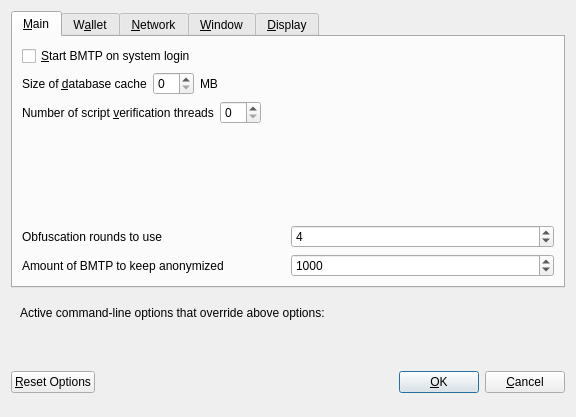
<?xml version="1.0" encoding="UTF-8"?>
<ui version="4.0">
 <class>OptionsDialog</class>
 <widget class="QDialog" name="OptionsDialog">
  <property name="geometry">
   <rect>
    <x>0</x>
    <y>0</y>
    <width>576</width>
    <height>417</height>
   </rect>
  </property>
  <property name="windowTitle">
   <string>Options</string>
  </property>
  <property name="modal">
   <bool>true</bool>
  </property>
  <layout class="QVBoxLayout" name="verticalLayout">
   <item>
    <widget class="QTabWidget" name="tabWidget">
     <property name="currentIndex">
      <number>0</number>
     </property>
     <widget class="QWidget" name="tabMain">
      <attribute name="title">
       <string>&amp;Main</string>
      </attribute>
      <layout class="QVBoxLayout" name="verticalLayout_Main">
       <item>
        <widget class="QCheckBox" name="bitcoinAtStartup">
         <property name="toolTip">
          <string>Automatically start BMTP after logging in to the system.</string>
         </property>
         <property name="text">
          <string>&amp;Start BMTP on system login</string>
         </property>
        </widget>
       </item>
       <item>
        <layout class="QHBoxLayout" name="horizontalLayout_2_Main">
         <item>
          <widget class="QLabel" name="databaseCacheLabel">
           <property name="text">
            <string>Size of &amp;database cache</string>
           </property>
           <property name="textFormat">
            <enum>Qt::PlainText</enum>
           </property>
           <property name="buddy">
            <cstring>databaseCache</cstring>
           </property>
          </widget>
         </item>
         <item>
          <widget class="QSpinBox" name="databaseCache"/>
         </item>
         <item>
          <widget class="QLabel" name="databaseCacheUnitLabel">
           <property name="text">
            <string>MB</string>
           </property>
           <property name="textFormat">
            <enum>Qt::PlainText</enum>
           </property>
          </widget>
         </item>
         <item>
          <spacer name="horizontalSpacer_2_Main">
           <property name="orientation">
            <enum>Qt::Horizontal</enum>
           </property>
           <property name="sizeHint" stdset="0">
            <size>
             <width>40</width>
             <height>20</height>
            </size>
           </property>
          </spacer>
         </item>
        </layout>
       </item>
       <item>
        <layout class="QHBoxLayout" name="horizontalLayout_3_Main">
         <item>
          <widget class="QLabel" name="threadsScriptVerifLabel">
           <property name="text">
            <string>Number of script &amp;verification threads</string>
           </property>
           <property name="textFormat">
            <enum>Qt::PlainText</enum>
           </property>
           <property name="buddy">
            <cstring>threadsScriptVerif</cstring>
           </property>
          </widget>
         </item>
         <item>
          <widget class="QSpinBox" name="threadsScriptVerif">
           <property name="toolTip">
            <string>(0 = auto, &lt;0 = leave that many cores free)</string>
           </property>
          </widget>
         </item>
         <item>
          <spacer name="horizontalSpacer_3_Main">
           <property name="orientation">
            <enum>Qt::Horizontal</enum>
           </property>
           <property name="sizeHint" stdset="0">
            <size>
             <width>40</width>
             <height>20</height>
            </size>
           </property>
          </spacer>
         </item>
        </layout>
       </item>
       <item>
        <spacer name="verticalSpacer_Main">
         <property name="orientation">
          <enum>Qt::Vertical</enum>
         </property>
         <property name="sizeHint" stdset="0">
          <size>
           <width>20</width>
           <height>40</height>
          </size>
         </property>
        </spacer>
       </item>
       <item>
        <layout class="QHBoxLayout" name="horizontalLayout_4_Main">
         <item>
          <widget class="QLabel" name="label">
           <property name="toolTip">
            <string>This setting determines the amount of individual masternodes that an input will be anonymized through.&lt;br/&gt;More rounds of anonymization gives a higher degree of privacy, but also costs more in fees.</string>
           </property>
           <property name="text">
            <string>Obfuscation rounds to use</string>
           </property>
          </widget>
         </item>
         <item>
          <widget class="QSpinBox" name="obfuscationRounds">
           <property name="minimum">
            <number>2</number>
           </property>
           <property name="maximum">
            <number>8</number>
           </property>
           <property name="value">
            <number>4</number>
           </property>
          </widget>
         </item>
        </layout>
       </item>
       <item>
        <layout class="QHBoxLayout" name="horizontalLayout">
         <item>
          <widget class="QLabel" name="label_2">
           <property name="toolTip">
            <string>This amount acts as a threshold to turn off Obfuscation once it's reached.</string>
           </property>
           <property name="statusTip">
            <string notr="true"/>
           </property>
           <property name="whatsThis">
            <string notr="true"/>
           </property>
           <property name="accessibleName">
            <string notr="true"/>
           </property>
           <property name="accessibleDescription">
            <string notr="true"/>
           </property>
           <property name="text">
            <string>Amount of BMTP to keep anonymized</string>
           </property>
          </widget>
         </item>
         <item>
          <widget class="QSpinBox" name="anonymizeBmtp">
           <property name="minimum">
            <number>100</number>
           </property>
           <property name="maximum">
            <number>100000</number>
           </property>
           <property name="singleStep">
            <number>100</number>
           </property>
           <property name="value">
            <number>1000</number>
           </property>
          </widget>
         </item>
        </layout>
       </item>
      </layout>
     </widget>
     <widget class="QWidget" name="tabWallet">
      <attribute name="title">
       <string>W&amp;allet</string>
      </attribute>
      <layout class="QVBoxLayout" name="verticalLayout_Wallet">
       <item>
        <widget class="QGroupBox" name="groupBox">
         <property name="title">
          <string>Expert</string>
         </property>
         <layout class="QVBoxLayout" name="verticalLayout_2">
          <item>
           <widget class="QCheckBox" name="coinControlFeatures">
            <property name="toolTip">
             <string>Whether to show coin control features or not.</string>
            </property>
            <property name="text">
             <string>Enable coin &amp;control features</string>
            </property>
           </widget>
          </item>
          <item>
           <widget class="QCheckBox" name="showMasternodesTab">
            <property name="toolTip">
             <string>Show additional tab listing all your masternodes in first sub-tab&lt;br/&gt;and all masternodes on the network in second sub-tab.</string>
            </property>
            <property name="text">
             <string>Show Masternodes Tab</string>
            </property>
           </widget>
          </item>
          <item>
           <widget class="QCheckBox" name="spendZeroConfChange">
            <property name="toolTip">
             <string>If you disable the spending of unconfirmed change, the change from a transaction&lt;br/&gt;cannot be used until that transaction has at least one confirmation.&lt;br/&gt;This also affects how your balance is computed.</string>
            </property>
            <property name="text">
             <string>&amp;Spend unconfirmed change</string>
            </property>
           </widget>
          </item>
         </layout>
        </widget>
       </item>
       <item>
        <spacer name="verticalSpacer_Wallet">
         <property name="orientation">
          <enum>Qt::Vertical</enum>
         </property>
         <property name="sizeHint" stdset="0">
          <size>
           <width>20</width>
           <height>40</height>
          </size>
         </property>
        </spacer>
       </item>
      </layout>
     </widget>
     <widget class="QWidget" name="tabNetwork">
      <attribute name="title">
       <string>&amp;Network</string>
      </attribute>
      <layout class="QVBoxLayout" name="verticalLayout_Network">
       <item>
        <widget class="QCheckBox" name="mapPortUpnp">
         <property name="toolTip">
          <string>Automatically open the BMTP client port on the router. This only works when your router supports UPnP and it is enabled.</string>
         </property>
         <property name="text">
          <string>Map port using &amp;UPnP</string>
         </property>
        </widget>
       </item>
       <item>
        <widget class="QCheckBox" name="allowIncoming">
         <property name="toolTip">
          <string>Accept connections from outside</string>
         </property>
         <property name="text">
          <string>Allow incoming connections</string>
         </property>
        </widget>
       </item>
       <item>
        <widget class="QCheckBox" name="connectSocks">
         <property name="toolTip">
          <string>Connect to the BMTP network through a SOCKS5 proxy.</string>
         </property>
         <property name="text">
          <string>&amp;Connect through SOCKS5 proxy (default proxy):</string>
         </property>
        </widget>
       </item>
       <item>
        <layout class="QHBoxLayout" name="horizontalLayout_1_Network">
         <item>
          <widget class="QLabel" name="proxyIpLabel">
           <property name="text">
            <string>Proxy &amp;IP:</string>
           </property>
           <property name="textFormat">
            <enum>Qt::PlainText</enum>
           </property>
           <property name="buddy">
            <cstring>proxyIp</cstring>
           </property>
          </widget>
         </item>
         <item>
          <widget class="QValidatedLineEdit" name="proxyIp">
           <property name="minimumSize">
            <size>
             <width>140</width>
             <height>0</height>
            </size>
           </property>
           <property name="maximumSize">
            <size>
             <width>140</width>
             <height>16777215</height>
            </size>
           </property>
           <property name="toolTip">
            <string>IP address of the proxy (e.g. IPv4: 127.0.0.1 / IPv6: ::1)</string>
           </property>
          </widget>
         </item>
         <item>
          <widget class="QLabel" name="proxyPortLabel">
           <property name="text">
            <string>&amp;Port:</string>
           </property>
           <property name="textFormat">
            <enum>Qt::PlainText</enum>
           </property>
           <property name="buddy">
            <cstring>proxyPort</cstring>
           </property>
          </widget>
         </item>
         <item>
          <widget class="QLineEdit" name="proxyPort">
           <property name="minimumSize">
            <size>
             <width>55</width>
             <height>0</height>
            </size>
           </property>
           <property name="maximumSize">
            <size>
             <width>55</width>
             <height>16777215</height>
            </size>
           </property>
           <property name="toolTip">
            <string>Port of the proxy (e.g. 9050)</string>
           </property>
          </widget>
         </item>
         <item>
          <spacer name="horizontalSpacer_1_Network">
           <property name="orientation">
            <enum>Qt::Horizontal</enum>
           </property>
           <property name="sizeHint" stdset="0">
            <size>
             <width>40</width>
             <height>20</height>
            </size>
           </property>
          </spacer>
         </item>
        </layout>
       </item>
       <item>
        <spacer name="verticalSpacer_Network">
         <property name="orientation">
          <enum>Qt::Vertical</enum>
         </property>
         <property name="sizeHint" stdset="0">
          <size>
           <width>20</width>
           <height>40</height>
          </size>
         </property>
        </spacer>
       </item>
      </layout>
     </widget>
     <widget class="QWidget" name="tabWindow">
      <attribute name="title">
       <string>&amp;Window</string>
      </attribute>
      <layout class="QVBoxLayout" name="verticalLayout_Window">
       <item>
        <widget class="QCheckBox" name="minimizeToTray">
         <property name="toolTip">
          <string>Show only a tray icon after minimizing the window.</string>
         </property>
         <property name="text">
          <string>&amp;Minimize to the tray instead of the taskbar</string>
         </property>
        </widget>
       </item>
       <item>
        <widget class="QCheckBox" name="minimizeOnClose">
         <property name="toolTip">
          <string>Minimize instead of exit the application when the window is closed. When this option is enabled, the application will be closed only after selecting Quit in the menu.</string>
         </property>
         <property name="text">
          <string>M&amp;inimize on close</string>
         </property>
        </widget>
       </item>
       <item>
        <spacer name="verticalSpacer_Window">
         <property name="orientation">
          <enum>Qt::Vertical</enum>
         </property>
         <property name="sizeHint" stdset="0">
          <size>
           <width>20</width>
           <height>40</height>
          </size>
         </property>
        </spacer>
       </item>
      </layout>
     </widget>
     <widget class="QWidget" name="tabDisplay">
      <attribute name="title">
       <string>&amp;Display</string>
      </attribute>
      <layout class="QVBoxLayout" name="verticalLayout_Display">
       <item>
        <layout class="QHBoxLayout" name="horizontalLayout_1_Display">
         <item>
          <widget class="QLabel" name="langLabel">
           <property name="text">
            <string>User Interface &amp;language:</string>
           </property>
           <property name="textFormat">
            <enum>Qt::PlainText</enum>
           </property>
           <property name="buddy">
            <cstring>lang</cstring>
           </property>
          </widget>
         </item>
         <item>
          <widget class="QValueComboBox" name="lang">
           <property name="toolTip">
            <string>The user interface language can be set here. This setting will take effect after restarting BMTP.</string>
           </property>
          </widget>
         </item>
        </layout>
       </item>
       <item>
        <widget class="QLabel" name="label_3">
         <property name="toolTip">
          <string notr="true"/>
         </property>
         <property name="statusTip">
          <string notr="true"/>
         </property>
         <property name="whatsThis">
          <string notr="true"/>
         </property>
         <property name="accessibleName">
          <string notr="true"/>
         </property>
         <property name="text">
          <string>Language missing or translation incomplete? Help contributing translations here:
https://www.transifex.com/bmtp-project/bmtp-project-translations</string>
         </property>
         <property name="wordWrap">
          <bool>true</bool>
         </property>
         <property name="openExternalLinks">
          <bool>true</bool>
         </property>
         <property name="textInteractionFlags">
          <set>Qt::TextBrowserInteraction</set>
         </property>
        </widget>
       </item>
       <item>
        <layout class="QHBoxLayout" name="horizontalLayout_4_Display" stretch="0,0">
         <item>
          <widget class="QLabel" name="themeLabel">
           <property name="text">
            <string>User Interface Theme:</string>
           </property>
          </widget>
         </item>
         <item>
          <widget class="QValueComboBox" name="theme"/>
         </item>
        </layout>
       </item>
       <item>
        <widget class="Line" name="line">
         <property name="orientation">
          <enum>Qt::Horizontal</enum>
         </property>
        </widget>
       </item>
       <item>
        <layout class="QHBoxLayout" name="horizontalLayout_2_Display">
         <item>
          <widget class="QLabel" name="unitLabel">
           <property name="text">
            <string>&amp;Unit to show amounts in:</string>
           </property>
           <property name="textFormat">
            <enum>Qt::PlainText</enum>
           </property>
           <property name="buddy">
            <cstring>unit</cstring>
           </property>
          </widget>
         </item>
         <item>
          <widget class="QValueComboBox" name="unit">
           <property name="toolTip">
            <string>Choose the default subdivision unit to show in the interface and when sending coins.</string>
           </property>
          </widget>
         </item>
        </layout>
       </item>
       <item>
        <layout class="QHBoxLayout" name="horizontalLayout_5_Display">
         <item>
          <widget class="QLabel" name="digitsLabel">
           <property name="text">
            <string>Decimal digits</string>
           </property>
          </widget>
         </item>
         <item>
          <widget class="QValueComboBox" name="digits"/>
         </item>
        </layout>
       </item>
       <item>
        <layout class="QHBoxLayout" name="horizontalLayout_3_Display">
         <item>
          <widget class="QLabel" name="thirdPartyTxUrlsLabel">
           <property name="toolTip">
            <string>Third party URLs (e.g. a block explorer) that appear in the transactions tab as context menu items. %s in the URL is replaced by transaction hash. Multiple URLs are separated by vertical bar |.</string>
           </property>
           <property name="text">
            <string>Third party transaction URLs</string>
           </property>
           <property name="buddy">
            <cstring>thirdPartyTxUrls</cstring>
           </property>
          </widget>
         </item>
         <item>
          <widget class="QLineEdit" name="thirdPartyTxUrls">
           <property name="toolTip">
            <string>Third party URLs (e.g. a block explorer) that appear in the transactions tab as context menu items. %s in the URL is replaced by transaction hash. Multiple URLs are separated by vertical bar |.</string>
           </property>
          </widget>
         </item>
        </layout>
       </item>
       <item>
        <spacer name="verticalSpacer">
         <property name="orientation">
          <enum>Qt::Vertical</enum>
         </property>
         <property name="sizeHint" stdset="0">
          <size>
           <width>20</width>
           <height>40</height>
          </size>
         </property>
        </spacer>
       </item>
      </layout>
     </widget>
    </widget>
   </item>
   <item>
    <widget class="QFrame" name="frame">
     <layout class="QVBoxLayout" name="verticalLayout_Bottom">
      <item>
       <layout class="QHBoxLayout" name="horizontalLayout_Bottom">
        <item>
         <widget class="QLabel" name="overriddenByCommandLineInfoLabel">
          <property name="text">
           <string>Active command-line options that override above options:</string>
          </property>
          <property name="textFormat">
           <enum>Qt::PlainText</enum>
          </property>
         </widget>
        </item>
        <item>
         <spacer name="horizontalSpacer_Bottom">
          <property name="orientation">
           <enum>Qt::Horizontal</enum>
          </property>
          <property name="sizeHint" stdset="0">
           <size>
            <width>40</width>
            <height>20</height>
           </size>
          </property>
         </spacer>
        </item>
       </layout>
      </item>
      <item>
       <widget class="QLabel" name="overriddenByCommandLineLabel">
        <property name="text">
         <string/>
        </property>
        <property name="textFormat">
         <enum>Qt::PlainText</enum>
        </property>
        <property name="wordWrap">
         <bool>true</bool>
        </property>
       </widget>
      </item>
     </layout>
    </widget>
   </item>
   <item>
    <layout class="QHBoxLayout" name="horizontalLayout_Buttons">
     <item>
      <widget class="QPushButton" name="resetButton">
       <property name="toolTip">
        <string>Reset all client options to default.</string>
       </property>
       <property name="text">
        <string>&amp;Reset Options</string>
       </property>
       <property name="autoDefault">
        <bool>false</bool>
       </property>
      </widget>
     </item>
     <item>
      <spacer name="horizontalSpacer_1">
       <property name="orientation">
        <enum>Qt::Horizontal</enum>
       </property>
       <property name="sizeHint" stdset="0">
        <size>
         <width>40</width>
         <height>48</height>
        </size>
       </property>
      </spacer>
     </item>
     <item>
      <widget class="QLabel" name="statusLabel">
       <property name="minimumSize">
        <size>
         <width>200</width>
         <height>0</height>
        </size>
       </property>
       <property name="font">
        <font>
         <weight>75</weight>
         <bold>true</bold>
        </font>
       </property>
       <property name="text">
        <string/>
       </property>
       <property name="textFormat">
        <enum>Qt::PlainText</enum>
       </property>
       <property name="wordWrap">
        <bool>true</bool>
       </property>
      </widget>
     </item>
     <item>
      <spacer name="horizontalSpacer_2">
       <property name="orientation">
        <enum>Qt::Horizontal</enum>
       </property>
       <property name="sizeHint" stdset="0">
        <size>
         <width>40</width>
         <height>48</height>
        </size>
       </property>
      </spacer>
     </item>
     <item>
      <widget class="QPushButton" name="okButton">
       <property name="text">
        <string>&amp;OK</string>
       </property>
       <property name="autoDefault">
        <bool>false</bool>
       </property>
       <property name="default">
        <bool>true</bool>
       </property>
      </widget>
     </item>
     <item>
      <widget class="QPushButton" name="cancelButton">
       <property name="text">
        <string>&amp;Cancel</string>
       </property>
       <property name="autoDefault">
        <bool>false</bool>
       </property>
      </widget>
     </item>
    </layout>
   </item>
  </layout>
 </widget>
 <customwidgets>
  <customwidget>
   <class>QValidatedLineEdit</class>
   <extends>QLineEdit</extends>
   <header>qvalidatedlineedit.h</header>
  </customwidget>
  <customwidget>
   <class>QValueComboBox</class>
   <extends>QComboBox</extends>
   <header>qvaluecombobox.h</header>
  </customwidget>
 </customwidgets>
 <resources/>
 <connections/>
</ui>
